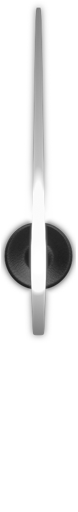
#> input picture _build/assets/v4_assets/needle.png, 78 x 512 px, found by its file name
$ python a2_v4_it3.py
#> lines starting #> are read from the running program, lines starting #| are printed output that depends on the picture
#!/usr/bin/env python3
"""a2_v4_it3.py - v4 style iteration 3 (over v4p2.rd):
- needle.png recolored to neon (red or blue variant), white-hot core kept
- scale labels cream on both dials (arr2 was tinting labels)
- tick dots: bigger (7px), radius = ring-8, re-laid
Usage: python a2_v4_it3.py red|blue [out.rd]
"""
import math
import struct
import sys

sys.path.insert(0, r"C:\projects\realdash-rd-build-plan\realdash-rd-build-plan\tools")
from rd_lib2 import Dash2
from PIL import Image

DL = r"C:\Users\danie\Downloads"
ASSETS = (r"C:\projects\realdash-rd-build-plan\realdash-rd-build-plan"
          r"\_build\assets\v4_assets")
variant = sys.argv[1] if len(sys.argv) > 1 else "red"
SRC = DL + r"\v4p2.rd"
DST = sys.argv[2] if len(sys.argv) > 2 else DL + (r"\v4p3%s.rd" % variant[0])

NEON = (255, 42, 42) if variant == "red" else (0, 200, 255)
CREAM = 0xFFF2EAD9
TICK_OFF = 0xFF8A7B60      # mid brass: visible on the dark track
TICK_ON = 0xFF1D1812       # dark notch on the lit fill
BIG = 9e9

# ---------- recolor needle sprite ----------
src_img = Image.open(ASSETS + r"\needle.png").convert("RGBA")
#> src_img is the input picture: PIL image 78x512 RGBA; mean R, G, B, A 35.6, 35.6, 35.6, 44.1
px = src_img.load()
w, h = src_img.size
#> w = 78; h = 512
for yy in range(h):
    for xx in range(w):
        r, g, b, a = px[xx, yy]
        if a == 0:
            continue
        lum = (r + g + b) / 765.0
        # tint: keep a white-hot core on the brightest pixels
        if lum > 0.92:
            mix = 0.45
        else:
            mix = 1.0
        nr = int(r * (1 - mix) + NEON[0] * lum * mix)
        ng = int(g * (1 - mix) + NEON[1] * lum * mix)
        nb = int(b * (1 - mix) + NEON[2] * lum * mix)
        px[xx, yy] = (min(nr, 255), min(ng, 255), min(nb, 255), a)
npath = ASSETS + r"\needle_%s.png" % variant
src_img.save(npath, "PNG")
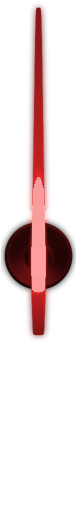
#> saved as needle_red.png: PIL image 78x512 RGBA; mean R, G, B, A 35.6, 10.5, 10.5, 44.1; transparent parts drawn white
png = open(npath, "rb").read()

#> (the run stopped early here; a loop or call above may not have finished)
